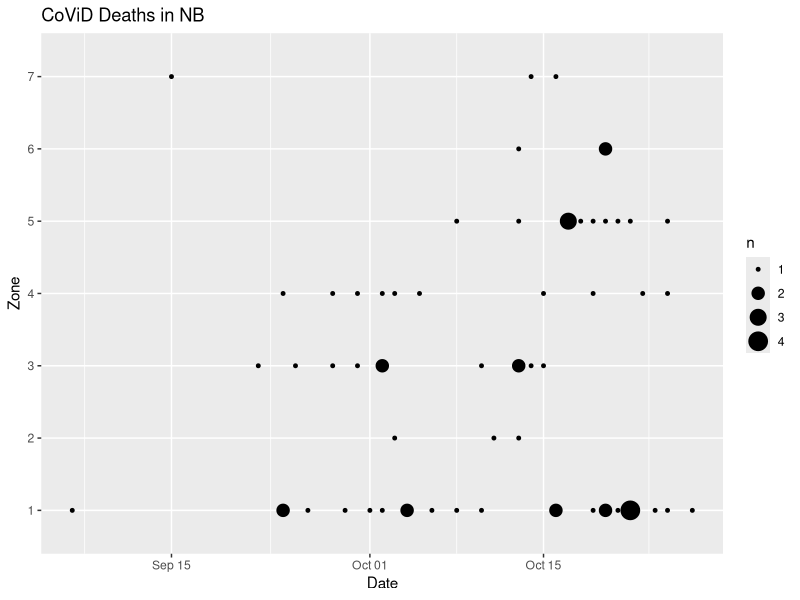

The R script that drew this image:
# create a scatter plot of deaths by date and zone indicating number of deaths

library(ggplot2)

deaths = read.csv('data/deaths-nb.csv')
deaths$date = as.Date(deaths$date)

ggplot(deaths,aes(x=date,y=as.factor(zone))) + geom_count() + labs(x="Date",y="Zone",title="CoViD Deaths in NB")

